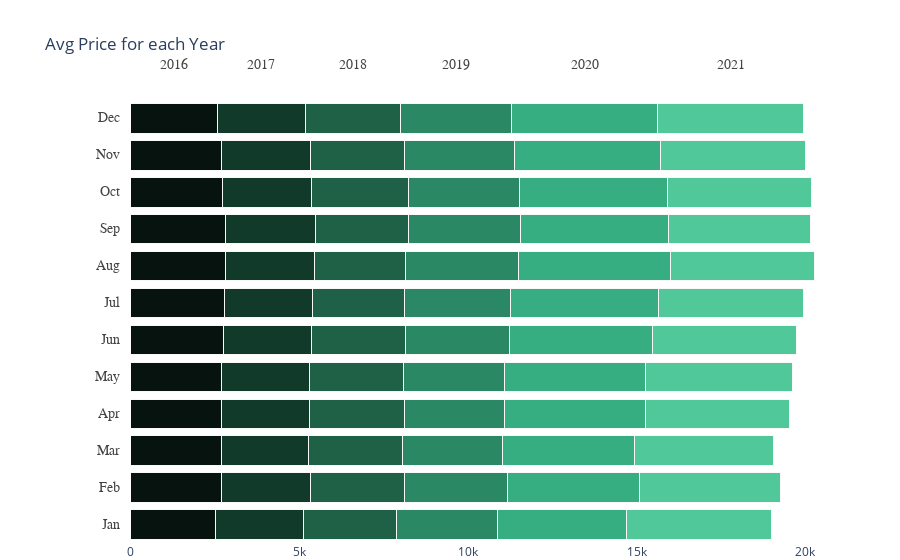

Here is the notebook cell this chart was saved with:
### Code cell
fig.update_layout(title='Avg Price for each Year',
    xaxis=dict(showgrid=False, 
               zeroline=False, domain=[0.15, 1]),
    yaxis=dict(showgrid=False, showline=False,
               showticklabels=False, zeroline=False),
    barmode='stack', 
    template="plotly_white",
    margin=dict(l=0, r=50, t=100, b=10),
    showlegend=False, 
)

annotations = []
for yd, xd in zip(y_data, x_data):
    # labeling the y-axis
    annotations.append(dict(xref='paper', yref='y',
                            x=0.14, y=yd,
                            xanchor='right',
                            text=str(yd),
                            font=dict(family='Arial', size=14,
                                      color='rgb(67, 67, 67)'),
                            showarrow=False, align='right'))
    # labeling the first Likert scale (on the top)
    if yd == y_data[-1]:
        annotations.append(dict(xref='x', yref='paper',
                                x=xd[0] / 2, y=1.1,
                                text=top_labels[0],
                                font=dict(family='Arial', size=14,
                                          color='rgb(67, 67, 67)'),
                          showarrow=False))
    space = xd[0]  
    for i in range(1, len(xd)):
            # labeling the Likert scale
            if yd == y_data[-1]:
                annotations.append(dict(xref='x', yref='paper',
                                        x=space + (xd[i]/2), y=1.1,
                                        text=top_labels[i],
                                        font=dict(family='Arial', size=14,
                                                  color='rgb(67, 67, 67)'),
                                        showarrow=False))
            space += xd[i]
fig.update_layout(
    annotations=annotations)
fig.show()

### Figure 1 — Plotly figure (JSON) as saved in the notebook; plotly's stock layout.template omitted (floating-point values rounded to 4 significant figures)
{"data": [{"marker": {"color": "rgb(6, 19, 14)", "line": {"color": "rgb(248, 248, 249)", "width": 1}}, "orientation": "h", "type": "bar", "x": [2496.0], "y": ["Jan"]}, {"marker": {"color": "rgb(6, 19, 14)", "line": {"color": "rgb(248, 248, 249)", "width": 1}}, "orientation": "h", "type": "bar", "x": [2689.0], "y": ["Feb"]}, {"marker": {"color": "rgb(6, 19, 14)", "line": {"color": "rgb(248, 248, 249)", "width": 1}}, "orientation": "h", "type": "bar", "x": [2683.0], "y": ["Mar"]}, {"marker": {"color": "rgb(6, 19, 14)", "line": {"color": "rgb(248, 248, 249)", "width": 1}}, "orientation": "h", "type": "bar", "x": [2678.0], "y": ["Apr"]}, {"marker": {"color": "rgb(6, 19, 14)", "line": {"color": "rgb(248, 248, 249)", "width": 1}}, "orientation": "h", "type": "bar", "x": [2678.0], "y": ["May"]}, {"marker": {"color": "rgb(6, 19, 14)", "line": {"color": "rgb(248, 248, 249)", "width": 1}}, "orientation": "h", "type": "bar", "x": [2746.0], "y": ["Jun"]}, {"marker": {"color": "rgb(6, 19, 14)", "line": {"color": "rgb(248, 248, 249)", "width": 1}}, "orientation": "h", "type": "bar", "x": [2780.0], "y": ["Jul"]}, {"marker": {"color": "rgb(6, 19, 14)", "line": {"color": "rgb(248, 248, 249)", "width": 1}}, "orientation": "h", "type": "bar", "x": [2792.0], "y": ["Aug"]}, {"marker": {"color": "rgb(6, 19, 14)", "line": {"color": "rgb(248, 248, 249)", "width": 1}}, "orientation": "h", "type": "bar", "x": [2793.0], "y": ["Sep"]}, {"marker": {"color": "rgb(6, 19, 14)", "line": {"color": "rgb(248, 248, 249)", "width": 1}}, "orientation": "h", "type": "bar", "x": [2720.0], "y": ["Oct"]}, {"marker": {"color": "rgb(6, 19, 14)", "line": {"color": "rgb(248, 248, 249)", "width": 1}}, "orientation": "h", "type": "bar", "x": [2674.0], "y": ["Nov"]}, {"marker": {"color": "rgb(6, 19, 14)", "line": {"color": "rgb(248, 248, 249)", "width": 1}}, "orientation": "h", "type": "bar", "x": [2564.0], "y": ["Dec"]}, {"marker": {"color": "rgb(18, 58, 43)", "line": {"color": "rgb(248, 248, 249)", "width": 1}}, "orientation": "h", "type": "bar", "x": [2626.0], "y": ["Jan"]}, {"marker": {"color": "rgb(18, 58, 43)", "line": {"color": "rgb(248, 248, 249)", "width": 1}}, "orientation": "h", "type": "bar", "x": [2647.0], "y": ["Feb"]}, {"marker": {"color": "rgb(18, 58, 43)", "line": {"color": "rgb(248, 248, 249)", "width": 1}}, "orientation": "h", "type": "bar", "x": [2597.0], "y": ["Mar"]}, {"marker": {"color": "rgb(18, 58, 43)", "line": {"color": "rgb(248, 248, 249)", "width": 1}}, "orientation": "h", "type": "bar", "x": [2621.0], "y": ["Apr"]}, {"marker": {"color": "rgb(18, 58, 43)", "line": {"color": "rgb(248, 248, 249)", "width": 1}}, "orientation": "h", "type": "bar", "x": [2606.0], "y": ["May"]}, {"marker": {"color": "rgb(18, 58, 43)", "line": {"color": "rgb(248, 248, 249)", "width": 1}}, "orientation": "h", "type": "bar", "x": [2608.0], "y": ["Jun"]}, {"marker": {"color": "rgb(18, 58, 43)", "line": {"color": "rgb(248, 248, 249)", "width": 1}}, "orientation": "h", "type": "bar", "x": [2599.0], "y": ["Jul"]}, {"marker": {"color": "rgb(18, 58, 43)", "line": {"color": "rgb(248, 248, 249)", "width": 1}}, "orientation": "h", "type": "bar", "x": [2642.0], "y": ["Aug"]}, {"marker": {"color": "rgb(18, 58, 43)", "line": {"color": "rgb(248, 248, 249)", "width": 1}}, "orientation": "h", "type": "bar", "x": [2670.0], "y": ["Sep"]}, {"marker": {"color": "rgb(18, 58, 43)", "line": {"color": "rgb(248, 248, 249)", "width": 1}}, "orientation": "h", "type": "bar", "x": [2648.0], "y": ["Oct"]}, {"marker": {"color": "rgb(18, 58, 43)", "line": {"color": "rgb(248, 248, 249)", "width": 1}}, "orientation": "h", "type": "bar", "x": [2646.0], "y": ["Nov"]}, {"marker": {"color": "rgb(18, 58, 43)", "line": {"color": "rgb(248, 248, 249)", "width": 1}}, "orientation": "h", "type": "bar", "x": [2613.0], "y": ["Dec"]}, {"marker": {"color": "rgb(31, 97, 71)", "line": {"color": "rgb(248, 248, 249)", "width": 1}}, "orientation": "h", "type": "bar", "x": [2748.0], "y": ["Jan"]}, {"marker": {"color": "rgb(31, 97, 71)", "line": {"color": "rgb(248, 248, 249)", "width": 1}}, "orientation": "h", "type": "bar", "x": [2767.0], "y": ["Feb"]}, {"marker": {"color": "rgb(31, 97, 71)", "line": {"color": "rgb(248, 248, 249)", "width": 1}}, "orientation": "h", "type": "bar", "x": [2767.0], "y": ["Mar"]}, {"marker": {"color": "rgb(31, 97, 71)", "line": {"color": "rgb(248, 248, 249)", "width": 1}}, "orientation": "h", "type": "bar", "x": [2807.0], "y": ["Apr"]}, {"marker": {"color": "rgb(31, 97, 71)", "line": {"color": "rgb(248, 248, 249)", "width": 1}}, "orientation": "h", "type": "bar", "x": [2806.0], "y": ["May"]}, {"marker": {"color": "rgb(31, 97, 71)", "line": {"color": "rgb(248, 248, 249)", "width": 1}}, "orientation": "h", "type": "bar", "x": [2782.0], "y": ["Jun"]}, {"marker": {"color": "rgb(31, 97, 71)", "line": {"color": "rgb(248, 248, 249)", "width": 1}}, "orientation": "h", "type": "bar", "x": [2739.0], "y": ["Jul"]}, {"marker": {"color": "rgb(31, 97, 71)", "line": {"color": "rgb(248, 248, 249)", "width": 1}}, "orientation": "h", "type": "bar", "x": [2722.0], "y": ["Aug"]}, {"marker": {"color": "rgb(31, 97, 71)", "line": {"color": "rgb(248, 248, 249)", "width": 1}}, "orientation": "h", "type": "bar", "x": [2777.0], "y": ["Sep"]}, {"marker": {"color": "rgb(31, 97, 71)", "line": {"color": "rgb(248, 248, 249)", "width": 1}}, "orientation": "h", "type": "bar", "x": [2852.0], "y": ["Oct"]}, {"marker": {"color": "rgb(31, 97, 71)", "line": {"color": "rgb(248, 248, 249)", "width": 1}}, "orientation": "h", "type": "bar", "x": [2789.0], "y": ["Nov"]}, {"marker": {"color": "rgb(31, 97, 71)", "line": {"color": "rgb(248, 248, 249)", "width": 1}}, "orientation": "h", "type": "bar", "x": [2825.0], "y": ["Dec"]}, {"marker": {"color": "rgb(43, 136, 100)", "line": {"color": "rgb(248, 248, 249)", "width": 1}}, "orientation": "h", "type": "bar", "x": [3016.0], "y": ["Jan"]}, {"marker": {"color": "rgb(43, 136, 100)", "line": {"color": "rgb(248, 248, 249)", "width": 1}}, "orientation": "h", "type": "bar", "x": [3068.0], "y": ["Feb"]}, {"marker": {"color": "rgb(43, 136, 100)", "line": {"color": "rgb(248, 248, 249)", "width": 1}}, "orientation": "h", "type": "bar", "x": [2990.0], "y": ["Mar"]}, {"marker": {"color": "rgb(43, 136, 100)", "line": {"color": "rgb(248, 248, 249)", "width": 1}}, "orientation": "h", "type": "bar", "x": [2971.0], "y": ["Apr"]}, {"marker": {"color": "rgb(43, 136, 100)", "line": {"color": "rgb(248, 248, 249)", "width": 1}}, "orientation": "h", "type": "bar", "x": [2978.0], "y": ["May"]}, {"marker": {"color": "rgb(43, 136, 100)", "line": {"color": "rgb(248, 248, 249)", "width": 1}}, "orientation": "h", "type": "bar", "x": [3099.0], "y": ["Jun"]}, {"marker": {"color": "rgb(43, 136, 100)", "line": {"color": "rgb(248, 248, 249)", "width": 1}}, "orientation": "h", "type": "bar", "x": [3137.0], "y": ["Jul"]}, {"marker": {"color": "rgb(43, 136, 100)", "line": {"color": "rgb(248, 248, 249)", "width": 1}}, "orientation": "h", "type": "bar", "x": [3352.0], "y": ["Aug"]}, {"marker": {"color": "rgb(43, 136, 100)", "line": {"color": "rgb(248, 248, 249)", "width": 1}}, "orientation": "h", "type": "bar", "x": [3311.0], "y": ["Sep"]}, {"marker": {"color": "rgb(43, 136, 100)", "line": {"color": "rgb(248, 248, 249)", "width": 1}}, "orientation": "h", "type": "bar", "x": [3301.0], "y": ["Oct"]}, {"marker": {"color": "rgb(43, 136, 100)", "line": {"color": "rgb(248, 248, 249)", "width": 1}}, "orientation": "h", "type": "bar", "x": [3275.0], "y": ["Nov"]}, {"marker": {"color": "rgb(43, 136, 100)", "line": {"color": "rgb(248, 248, 249)", "width": 1}}, "orientation": "h", "type": "bar", "x": [3299.0], "y": ["Dec"]}, {"marker": {"color": "rgb(55, 174, 129)", "line": {"color": "rgb(248, 248, 249)", "width": 1}}, "orientation": "h", "type": "bar", "x": [3803.0], "y": ["Jan"]}, {"marker": {"color": "rgb(55, 174, 129)", "line": {"color": "rgb(248, 248, 249)", "width": 1}}, "orientation": "h", "type": "bar", "x": [3903.0], "y": ["Feb"]}, {"marker": {"color": "rgb(55, 174, 129)", "line": {"color": "rgb(248, 248, 249)", "width": 1}}, "orientation": "h", "type": "bar", "x": [3915.0], "y": ["Mar"]}, {"marker": {"color": "rgb(55, 174, 129)", "line": {"color": "rgb(248, 248, 249)", "width": 1}}, "orientation": "h", "type": "bar", "x": [4188.0], "y": ["Apr"]}, {"marker": {"color": "rgb(55, 174, 129)", "line": {"color": "rgb(248, 248, 249)", "width": 1}}, "orientation": "h", "type": "bar", "x": [4208], "y": ["May"]}, {"marker": {"color": "rgb(55, 174, 129)", "line": {"color": "rgb(248, 248, 249)", "width": 1}}, "orientation": "h", "type": "bar", "x": [4251.0], "y": ["Jun"]}, {"marker": {"color": "rgb(55, 174, 129)", "line": {"color": "rgb(248, 248, 249)", "width": 1}}, "orientation": "h", "type": "bar", "x": [4394.0], "y": ["Jul"]}, {"marker": {"color": "rgb(55, 174, 129)", "line": {"color": "rgb(248, 248, 249)", "width": 1}}, "orientation": "h", "type": "bar", "x": [4492.0], "y": ["Aug"]}, {"marker": {"color": "rgb(55, 174, 129)", "line": {"color": "rgb(248, 248, 249)", "width": 1}}, "orientation": "h", "type": "bar", "x": [4399.0], "y": ["Sep"]}, {"marker": {"color": "rgb(55, 174, 129)", "line": {"color": "rgb(248, 248, 249)", "width": 1}}, "orientation": "h", "type": "bar", "x": [4389.0], "y": ["Oct"]}, {"marker": {"color": "rgb(55, 174, 129)", "line": {"color": "rgb(248, 248, 249)", "width": 1}}, "orientation": "h", "type": "bar", "x": [4313.0], "y": ["Nov"]}, {"marker": {"color": "rgb(55, 174, 129)", "line": {"color": "rgb(248, 248, 249)", "width": 1}}, "orientation": "h", "type": "bar", "x": [4331.0], "y": ["Dec"]}, {"marker": {"color": "rgb(81, 200, 154)", "line": {"color": "rgb(248, 248, 249)", "width": 1}}, "orientation": "h", "type": "bar", "x": [4305.0], "y": ["Jan"]}, {"marker": {"color": "rgb(81, 200, 154)", "line": {"color": "rgb(248, 248, 249)", "width": 1}}, "orientation": "h", "type": "bar", "x": [4209.0], "y": ["Feb"]}, {"marker": {"color": "rgb(81, 200, 154)", "line": {"color": "rgb(248, 248, 249)", "width": 1}}, "orientation": "h", "type": "bar", "x": [4118.0], "y": ["Mar"]}, {"marker": {"color": "rgb(81, 200, 154)", "line": {"color": "rgb(248, 248, 249)", "width": 1}}, "orientation": "h", "type": "bar", "x": [4259.0], "y": ["Apr"]}, {"marker": {"color": "rgb(81, 200, 154)", "line": {"color": "rgb(248, 248, 249)", "width": 1}}, "orientation": "h", "type": "bar", "x": [4346.0], "y": ["May"]}, {"marker": {"color": "rgb(81, 200, 154)", "line": {"color": "rgb(248, 248, 249)", "width": 1}}, "orientation": "h", "type": "bar", "x": [4263.0], "y": ["Jun"]}, {"marker": {"color": "rgb(81, 200, 154)", "line": {"color": "rgb(248, 248, 249)", "width": 1}}, "orientation": "h", "type": "bar", "x": [4309.0], "y": ["Jul"]}, {"marker": {"color": "rgb(81, 200, 154)", "line": {"color": "rgb(248, 248, 249)", "width": 1}}, "orientation": "h", "type": "bar", "x": [4265.0], "y": ["Aug"]}, {"marker": {"color": "rgb(81, 200, 154)", "line": {"color": "rgb(248, 248, 249)", "width": 1}}, "orientation": "h", "type": "bar", "x": [4208.0], "y": ["Sep"]}, {"marker": {"color": "rgb(81, 200, 154)", "line": {"color": "rgb(248, 248, 249)", "width": 1}}, "orientation": "h", "type": "bar", "x": [4289.0], "y": ["Oct"]}, {"marker": {"color": "rgb(81, 200, 154)", "line": {"color": "rgb(248, 248, 249)", "width": 1}}, "orientation": "h", "type": "bar", "x": [4328.0], "y": ["Nov"]}, {"marker": {"color": "rgb(81, 200, 154)", "line": {"color": "rgb(248, 248, 249)", "width": 1}}, "orientation": "h", "type": "bar", "x": [4313.0], "y": ["Dec"]}], "layout": {"annotations": [{"align": "right", "font": {"color": "rgb(67, 67, 67)", "family": "Arial", "size": 14}, "showarrow": false, "text": "Jan", "x": 0.14, "xanchor": "right", "xref": "paper", "y": "Jan", "yref": "y"}, {"align": "right", "font": {"color": "rgb(67, 67, 67)", "family": "Arial", "size": 14}, "showarrow": false, "text": "Feb", "x": 0.14, "xanchor": "right", "xref": "paper", "y": "Feb", "yref": "y"}, {"align": "right", "font": {"color": "rgb(67, 67, 67)", "family": "Arial", "size": 14}, "showarrow": false, "text": "Mar", "x": 0.14, "xanchor": "right", "xref": "paper", "y": "Mar", "yref": "y"}, {"align": "right", "font": {"color": "rgb(67, 67, 67)", "family": "Arial", "size": 14}, "showarrow": false, "text": "Apr", "x": 0.14, "xanchor": "right", "xref": "paper", "y": "Apr", "yref": "y"}, {"align": "right", "font": {"color": "rgb(67, 67, 67)", "family": "Arial", "size": 14}, "showarrow": false, "text": "May", "x": 0.14, "xanchor": "right", "xref": "paper", "y": "May", "yref": "y"}, {"align": "right", "font": {"color": "rgb(67, 67, 67)", "family": "Arial", "size": 14}, "showarrow": false, "text": "Jun", "x": 0.14, "xanchor": "right", "xref": "paper", "y": "Jun", "yref": "y"}, {"align": "right", "font": {"color": "rgb(67, 67, 67)", "family": "Arial", "size": 14}, "showarrow": false, "text": "Jul", "x": 0.14, "xanchor": "right", "xref": "paper", "y": "Jul", "yref": "y"}, {"align": "right", "font": {"color": "rgb(67, 67, 67)", "family": "Arial", "size": 14}, "showarrow": false, "text": "Aug", "x": 0.14, "xanchor": "right", "xref": "paper", "y": "Aug", "yref": "y"}, {"align": "right", "font": {"color": "rgb(67, 67, 67)", "family": "Arial", "size": 14}, "showarrow": false, "text": "Sep", "x": 0.14, "xanchor": "right", "xref": "paper", "y": "Sep", "yref": "y"}, {"align": "right", "font": {"color": "rgb(67, 67, 67)", "family": "Arial", "size": 14}, "showarrow": false, "text": "Oct", "x": 0.14, "xanchor": "right", "xref": "paper", "y": "Oct", "yref": "y"}, {"align": "right", "font": {"color": "rgb(67, 67, 67)", "family": "Arial", "size": 14}, "showarrow": false, "text": "Nov", "x": 0.14, "xanchor": "right", "xref": "paper", "y": "Nov", "yref": "y"}, {"align": "right", "font": {"color": "rgb(67, 67, 67)", "family": "Arial", "size": 14}, "showarrow": false, "text": "Dec", "x": 0.14, "xanchor": "right", "xref": "paper", "y": "Dec", "yref": "y"}, {"font": {"color": "rgb(67, 67, 67)", "family": "Arial", "size": 14}, "showarrow": false, "text": "2016", "x": 1282.0, "xref": "x", "y": 1.1, "yref": "paper"}, {"font": {"color": "rgb(67, 67, 67)", "family": "Arial", "size": 14}, "showarrow": false, "text": "2017", "x": 3870.0, "xref": "x", "y": 1.1, "yref": "paper"}, {"font": {"color": "rgb(67, 67, 67)", "family": "Arial", "size": 14}, "showarrow": false, "text": "2018", "x": 6589.0, "xref": "x", "y": 1.1, "yref": "paper"}, {"font": {"color": "rgb(67, 67, 67)", "family": "Arial", "size": 14}, "showarrow": false, "text": "2019", "x": 9651.0, "xref": "x", "y": 1.1, "yref": "paper"}, {"font": {"color": "rgb(67, 67, 67)", "family": "Arial", "size": 14}, "showarrow": false, "text": "2020", "x": 13470.0, "xref": "x", "y": 1.1, "yref": "paper"}, {"font": {"color": "rgb(67, 67, 67)", "family": "Arial", "size": 14}, "showarrow": false, "text": "2021", "x": 17790.0, "xref": "x", "y": 1.1, "yref": "paper"}], "barmode": "stack", "margin": {"b": 10, "l": 0, "r": 50, "t": 100}, "showlegend": false, "title": {"text": "Avg Price for each Year"}, "xaxis": {"domain": [0.15, 1], "showgrid": false, "zeroline": false}, "yaxis": {"showgrid": false, "showline": false, "showticklabels": false, "zeroline": false}}}
